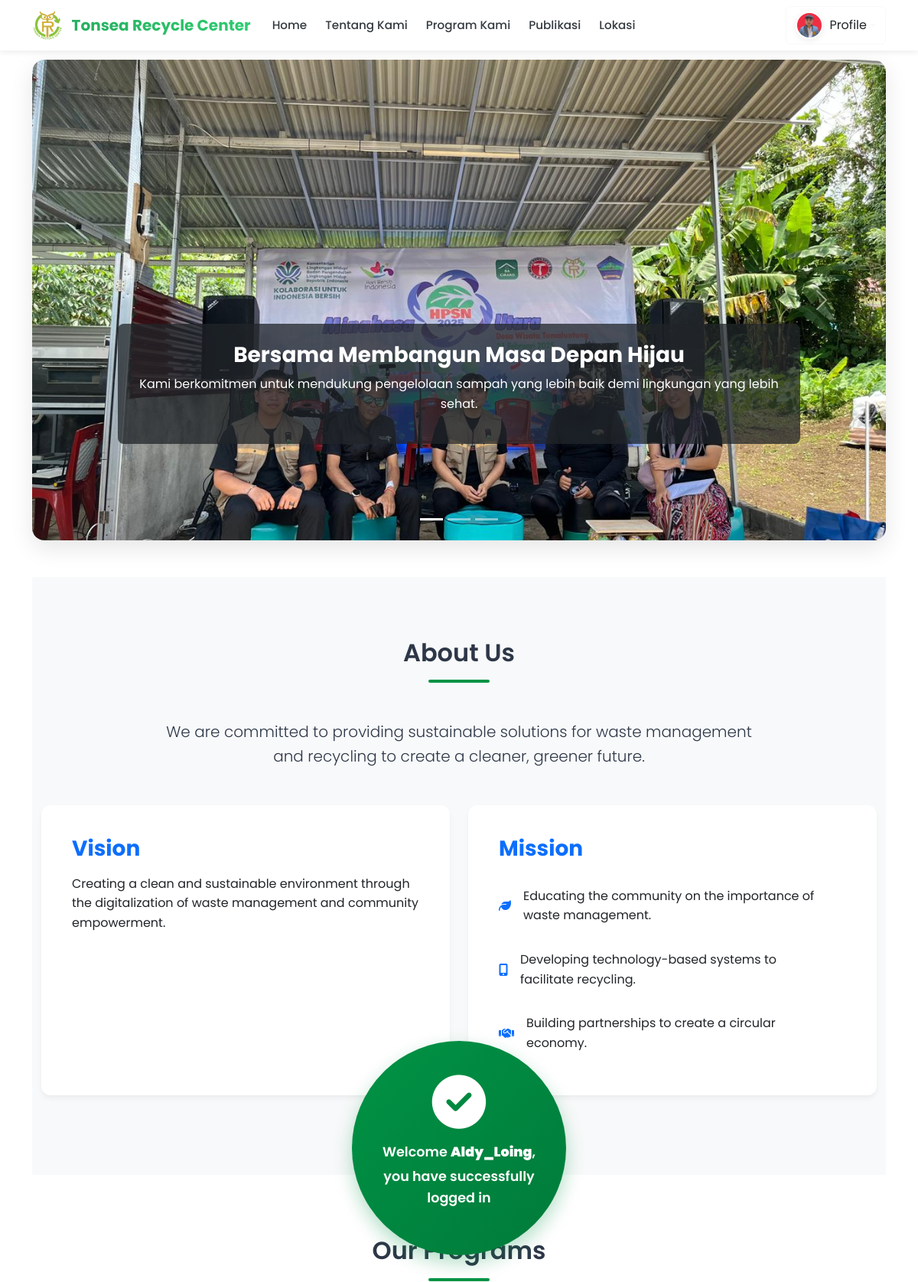
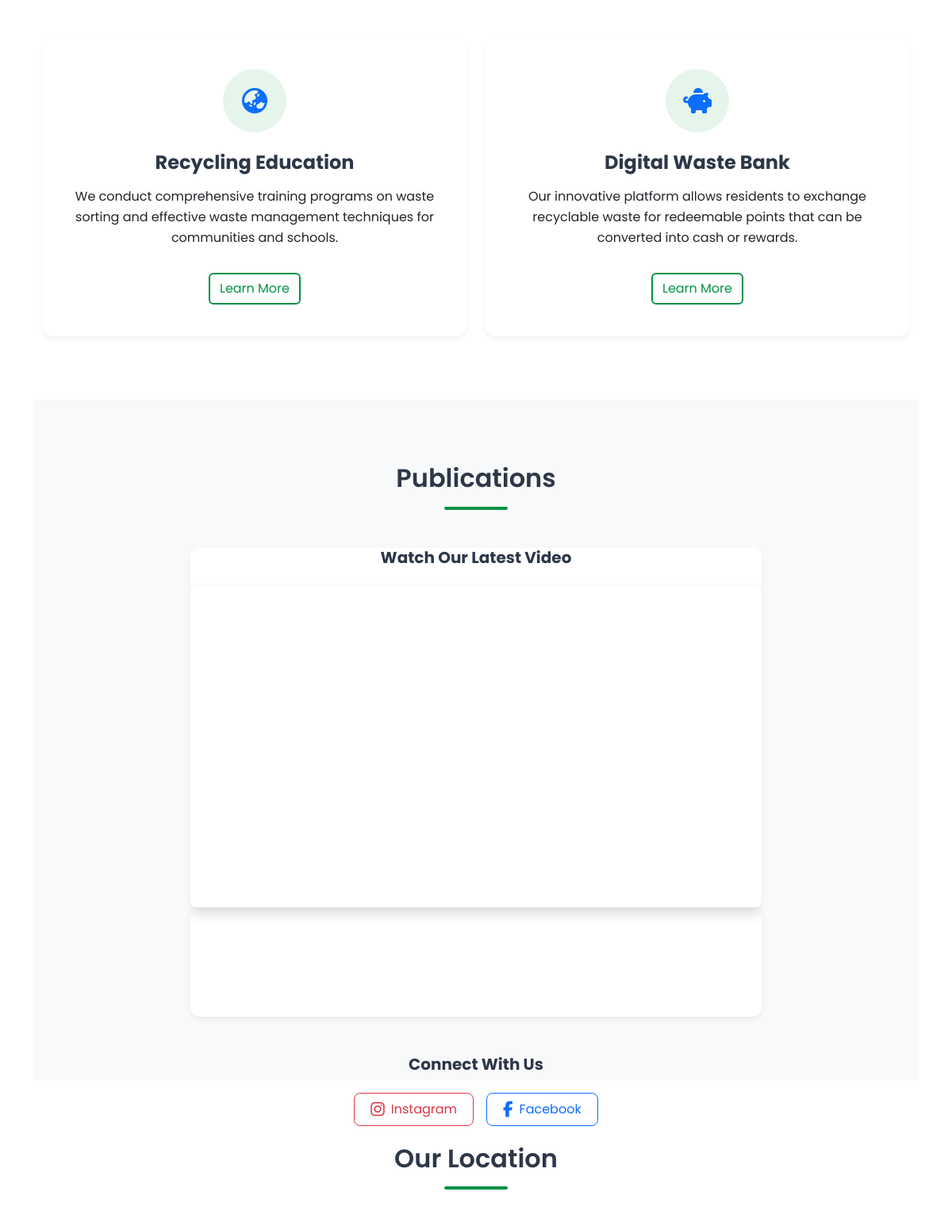
Screenshot of / (signed in, upper part) with the database file from the repository (2 pictures, top to bottom).
### posting/models.py (models this page shows, shortened)
class CustomUser(AbstractUser):
    ADMIN_TRX = 'admin_trc'
    MEMBER = 'member'
    ROLE_CHOICES = [
        (ADMIN_TRX, 'Admin TRC'),
        (MEMBER, 'Member'),
    ]
    nik = models.CharField(max_length=16, unique=True, blank=False, null=False)
    email = models.EmailField(unique=True)
    nomor_hape = models.CharField(max_length=15, unique=True)
    address = models.TextField(blank=True, null=True)
    role = models.CharField(max_length=20, choices=ROLE_CHOICES, default=MEMBER)
    is_active = models.BooleanField(default=True)
    points = models.IntegerField(default=0)
    profile_picture = models.ImageField(
        upload_to='profile_pictures/',
        blank=True,
        null=True,
        default='default-avatar.png'
    )

### posting/views.py (the view)
# urls.py: path('', index, name='index'),
def index(request):
    postings = Posting.objects.all().order_by('-id')
    paginator = Paginator(postings, 9)
    page = request.GET.get('page')
    postings = paginator.get_page(page)
    slider_data = [
        {
            "image": "img/slider-1.jpeg",
            "title": "Bersama Membangun Masa Depan Hijau",
            "description": "Kami berkomitmen untuk mendukung pengelolaan sampah yang lebih baik demi lingkungan yang lebih sehat."
        },
        {
            "image": "img/slider-2.jpeg",
            "title": "Edukasi dan Inovasi dalam Daur Ulang",
            "description": "Mengajarkan kepada masyarakat bagaimana cara mendaur ulang dengan efektif dan inovatif."
        },
        {
            "image": "img/slider-3.jpeg",
            "title": "Mendukung Ekonomi Sirkular",
            "description": "Mengubah sampah menjadi peluang ekonomi yang berkelanjutan bagi komunitas sekitar."
        },
    ]
    context = {
        'slider_data': slider_data,  # Kirim data slider ke template
        'postings': postings
    }
    return render(request, 'posting/index.html', context)

### template/posting/index.html (shortened to what this page needs)
{% extends 'base.html' %}
{% load static %}
{% block content %}
<div id="page-content">
    {% if user.is_authenticated %}
    <div id="welcome-message" class="text-center" role="alert"
        style="position: fixed; top: 40%; left: 50%; transform: translate(-50%, -50%);
               z-index: 1050; width: 280px; height: 280px; border-radius: 50%;
               display: flex; align-items: center; justify-content: center; flex-direction: column;
               box-shadow: 0 10px 25px rgba(0, 147, 69, 0.3); animation: fadeIn 0.5s ease-in-out;
               text-align: center; font-size: 1.1rem; padding: 2rem; background: linear-gradient(135deg, #009345, #007a3a);
               color: white; font-weight: 600; opacity: 1; transition: opacity 0.8s ease-out;">
        <i class="fas fa-check-circle fa-4x mb-3" style="color: white;"></i>
        <div>
          <p class="mb-1">Welcome <strong>{{ user.username }}</strong>,</p>
          <p>you have successfully logged in</p>
        </div>
    </div>
    {% endif %}
    <section class="mb-5">
      <div id="carouselExampleCaptions" class="carousel slide carousel-fade" data-bs-ride="carousel"
          style="max-width: 1200px; margin: 0 auto; border-radius: 16px; overflow: hidden; box-shadow: 0 10px 30px rgba(0, 0, 0, 0.1);">
          <div class="carousel-indicators">
              {% for slide in slider_data %}
              <button type="button" data-bs-target="#carouselExampleCaptions" data-bs-slide-to="{{ forloop.counter0 }}"
                  {% if forloop.first %}class="active"{% endif %} aria-label="Slide {{ forloop.counter }}"></button>
              {% endfor %}
          </div>
          <div class="carousel-inner">
              {% for slide in slider_data %}
              <div class="carousel-item {% if forloop.first %}active{% endif %}">
                  <img src="{% static slide.image %}" class="d-block w-100" alt="{{ slide.title }}"
                      style="aspect-ratio: 16/9; width: 100%; height: auto; object-fit: cover;">
                  <div class="carousel-caption d-none d-md-block bg-dark bg-opacity-75 p-4 rounded-3" style="left: 10%; right: 10%; bottom: 20%;">
                      <h3 class="text-white fw-bold">{{ slide.title }}</h3>
                      <p class="text-white opacity-90">{{ slide.description }}</p>
                  </div>
              </div>
              {% endfor %}
          </div>
          <button class="carousel-control-prev" type="button" data-bs-target="#carouselExampleCaptions" data-bs-slide="prev">
              <span class="carousel-control-prev-icon" aria-hidden="true"></span>
          </button>
          <button class="carousel-control-next" type="button" data-bs-target="#carouselExampleCaptions" data-bs-slide="next">
              <span class="carousel-control-next-icon" aria-hidden="true"></span>
          </button>
      </div>
    </section>
    <section id="about-us" class="section bg-light">
        <div class="container">
            <h2 class="section-title">About Us</h2>
            <p class="lead text-center mx-auto" style="max-width: 800px;">We are committed to providing sustainable solutions for waste management and recycling to create a cleaner, greener future.</p>
            <div class="row mt-5">
                <div class="col-md-6 mb-4">
                    <div class="card h-100 p-4">
                        <div class="card-body">
                            <h3 class="fw-bold mb-3 text-primary">Vision</h3>
                            <p class="mb-0">Creating a clean and sustainable environment through the digitalization of waste management and community empowerment.</p>
                        </div>
                    </div>
                </div>
                <div class="col-md-6 mb-4">
                    <div class="card h-100 p-4">
                        <div class="card-body">
                            <h3 class="fw-bold mb-3 text-primary">Mission</h3>
                            <ul class="list-group list-group-flush">
                                <li class="list-group-item border-0 ps-0 d-flex align-items-center">
                                    <i class="fas fa-leaf me-3 text-primary"></i>
                                    Educating the community on the importance of waste management.
                                </li>
                                <li class="list-group-item border-0 ps-0 d-flex align-items-center">
                                    <i class="fas fa-mobile-alt me-3 text-primary"></i>
                                    Developing technology-based systems to facilitate recycling.
                                </li>
                                <li class="list-group-item border-0 ps-0 d-flex align-items-center">
                                    <i class="fas fa-handshake me-3 text-primary"></i>
                                    Building partnerships to create a circular economy.
                                </li>
                            </ul>
                        </div>
                    </div>
                </div>
            </div>
        </div>
    </section>
    <section id="program" class="section">
        <div class="container">
            <h2 class="section-title">Our Programs</h2>
            <div class="row g-4">
                <div class="col-md-6">
                    <div class="card h-100 p-4 border-0">
                        <div class="card-body text-center">
                            <div class="icon-wrapper mb-4" style="width: 80px; height: 80px; background: var(--primary-light); border-radius: 50%; display: inline-flex; align-items: center; justify-content: center;">
                                <i class="fas fa-globe-asia fa-2x text-primary"></i>
                            </div>
                            <h4 class="fw-bold mb-3">Recycling Education</h4>
                            <p>We conduct comprehensive training programs on waste sorting and effective waste management techniques for communities and schools.</p>
                            <a href="#" class="btn btn-outline mt-3">Learn More</a>
                        </div>
                    </div>
                </div>
                <div class="col-md-6">
                    <div class="card h-100 p-4 border-0">
                        <div class="card-body text-center">
                            <div class="icon-wrapper mb-4" style="width: 80px; height: 80px; background: var(--primary-light); border-radius: 50%; display: inline-flex; align-items: center; justify-content: center;">
                                <i class="fas fa-piggy-bank fa-2x text-primary"></i>
                            </div>
                            <h4 class="fw-bold mb-3">Digital Waste Bank</h4>
                            <p>Our innovative platform allows residents to exchange recyclable waste for redeemable points that can be converted into cash or rewards.</p>
                            <a href="#" class="btn btn-outline mt-3">Learn More</a>
                        </div>
                    </div>
                </div>
            </div>
        </div>
    </section>
    <section id="publication" class="section bg-light">
        <div class="container">
            <h2 class="section-title">Publications</h2>
            <div class="row justify-content-center">
                <div class="col-lg-8">
                    <div class="card border-0 p-0 overflow-hidden">
                        <div class="card-body p-0">
                            <h5 class="fw-bold mb-4 text-center">Watch Our Latest Video</h5>
                            <div class="ratio ratio-16x9 rounded-3 overflow-hidden shadow">
                                <iframe
                                    src="https://www.youtube.com/embed/vIT2VGl0VyA"
                                    title="YouTube video player"
                                    frameborder="0"
                                    allow="accelerometer; autoplay; clipboard-write; encrypted-media; gyroscope; picture-in-picture"
                                    allowfullscreen>
                                </iframe>
                            </div>
                        </div>
                    </div>
                    <div class="text-center mt-5">
                        <h5 class="fw-bold mb-4">Connect With Us</h5>
                        <div class="d-flex justify-content-center gap-3 flex-wrap">
                            <a href="https://www.instagram.com/trashrecyclecenter/"
                               target="_blank" class="social-btn btn btn-outline-danger d-flex align-items-center gap-2">
                                <i class="fab fa-instagram fa-lg"></i> Instagram
                            </a>
                            <a href="https://www.facebook.com/profile.php?id=61558741800896"
                               target="_blank" class="social-btn btn btn-outline-primary d-flex align-items-center gap-2">
                                <i class="fab fa-facebook-f fa-lg"></i> Facebook
                            </a>
                        </div>
                    </div>
                </div>
            </div>
        </div>
    </section>
    <section id="location" class="section">
        <div class="container">
            <h2 class="section-title">Our Location</h2>
        </div>
    </section>
</div>
<link rel="stylesheet" href="https://cdnjs.cloudflare.com/ajax/libs/font-awesome/6.4.2/css/all.min.css">
{% endblock %}

### template/base.html (shortened to what this page needs)
{% load static %}
<!doctype html>
<html lang="en">
<head>
    <link href="https://cdn.jsdelivr.net/npm/bootstrap@5.0.2/dist/css/bootstrap.min.css" rel="stylesheet">
    <link href="https://cdn.jsdelivr.net/npm/bootstrap@5.3.0/dist/css/bootstrap.min.css" rel="stylesheet">
    <link rel="stylesheet" href="https://cdnjs.cloudflare.com/ajax/libs/font-awesome/6.4.2/css/all.min.css">
</head>
<body>
  <nav class="navbar navbar-expand-lg navbar-light fixed-top">
    <div class="container">
        <a class="navbar-brand d-flex align-items-center" href="{% url 'index' %}">
            <img src="{% static 'img/TRC.png' %}" alt="TRC Logo">
            <span>Tonsea Recycle Center</span>
        </a>
        <div class="collapse navbar-collapse" id="navbarNav">
            <ul class="navbar-nav me-auto mb-2 mb-lg-0">
                <li class="nav-item">
                    <a class="nav-link nav-close" href="{% url 'index' %}#carouselExampleCaptions">Home</a>
                </li>
                <li class="nav-item">
                    <a class="nav-link nav-close" href="{% url 'index' %}#about-us">Tentang Kami</a>
                </li>
                <li class="nav-item">
                    <a class="nav-link nav-close" href="{% url 'index' %}#program">Program Kami</a>
                </li>
                <li class="nav-item">
                    <a class="nav-link nav-close" href="{% url 'index' %}#publication">Publikasi</a>
                </li>
                <li class="nav-item">
                    <a class="nav-link nav-close" href="{% url 'index' %}#location">Lokasi</a>
                </li>
            </ul>
            <ul class="navbar-nav">
                  {% if user.is_authenticated %}
                  <li class="nav-item dropdown">
                    <button class="btn btn-outline-light dropdown-toggle d-flex align-items-center" type="button" id="dropdownMenuButton1" data-bs-toggle="dropdown" aria-expanded="false">
                        <img src="{{ user.profile_picture.url }}" class="rounded-circle profile-icon me-2" alt="Profile Image">
                        <span class="d-none d-md-inline text-dark">Profile</span>
                    </button>
                    </li>
                {% else %}
                <li class="nav-item"><a class="btn btn-success me-2" href="{% url 'login' %}">Login</a></li>
                <li class="nav-item"><a class="btn btn-primary" href="{% url 'signup' %}">Sign Up</a></li>
                {% endif %}
            </ul>
        </div>
    </div>
</nav>
<div class="container content mt-5">
    {% block content %}
    {% endblock %}
</div>
</body>
</html>

### rows the page displays
CustomUser: profile_picture (picture), username "Aldy_Loing"

### other values shown
{{ slide.title }} "Bersama Membangun Masa Depan Hijau"
{{ slide.description }} "Kami berkomitmen untuk mendukung pengelolaan sampah yang lebih baik demi lingkungan yang lebih sehat."
